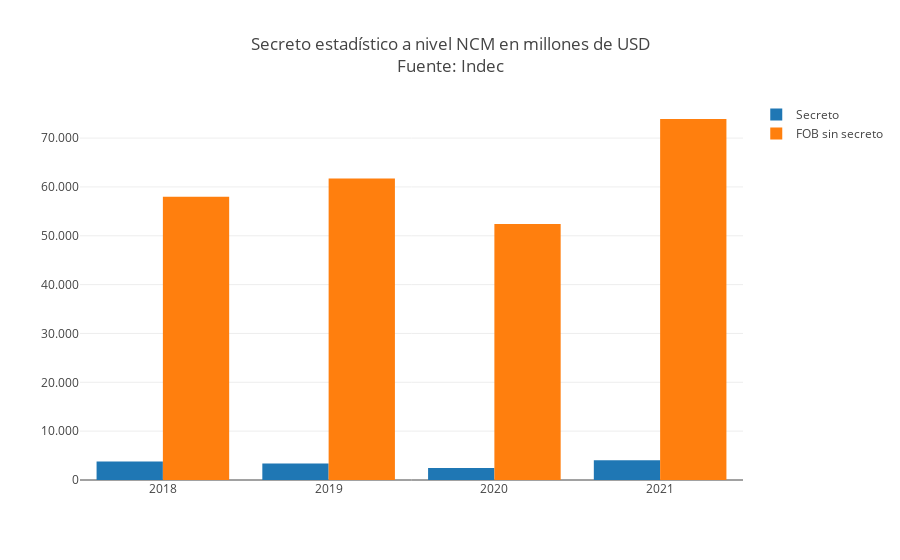

Notebook cell for this chart:
### Markdown cell above
### Secreto estadístico en la base del indec

### Code cell
print(sci.plot_df_secreto(df_indec)[0])
sci.plot_df_secreto(df_indec)[1].show()

### Figure 1 — Plotly figure (JSON) as saved in the notebook; plotly's stock layout.template omitted (floating-point values rounded to 4 significant figures)
{"data": [{"name": "Secreto", "type": "bar", "x": ["2021", "2020", "2019", "2018"], "y": [4030.0, 2479.0, 3373.0, 3780.0]}, {"name": "FOB sin secreto", "type": "bar", "x": ["2018", "2019", "2020", "2021"], "y": [58000.0, 61740.0, 52410.0, 73900.0]}], "layout": {"separators": ",.", "title": {"text": "Secreto estadístico a nivel NCM en millones de USD<br>Fuente: Indec"}, "yaxis": {"tickformat": ","}}}
